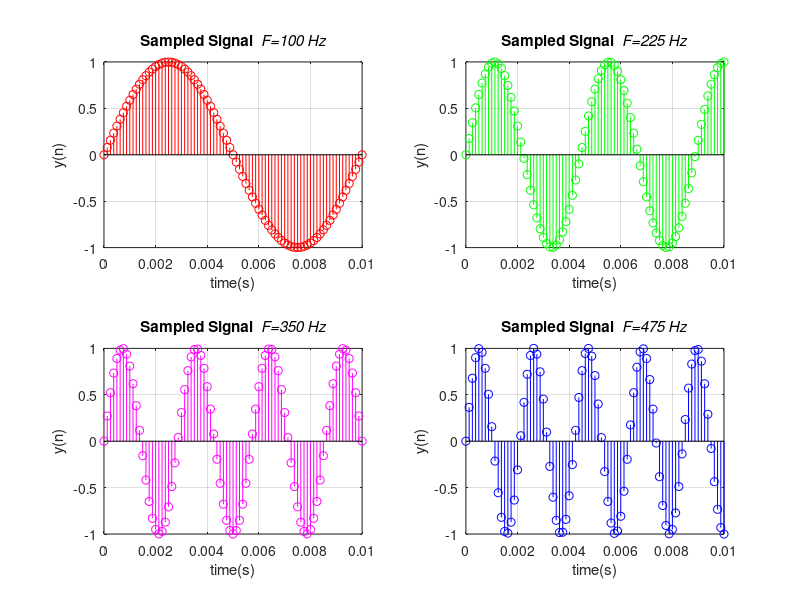

Recreate this plot in MATLAB.
%LAB 4-Muestreo
%IV.3
t=0:0.001:1;
fx=100;%frecuencia analogica
Fs=8e3; %frecuencia de muestreo 10*fx
Ts=(0:Fs)./Fs;
xn=sin(2*pi*fx*Ts);
subplot(2,2,1);
stem(Ts,xn,'r');grid on
xlim([0 0.01])
title('Sampled Signal \it F=100 Hz')
xlabel('time(s)')
ylabel('y(n)')

fx=225;%frecuencia analogica
Fs=8e3; %frecuencia de muestreo 10*fx
Ts=(0:Fs)./Fs;
xn=sin(2*pi*fx*Ts);
subplot(2,2,2);
stem(Ts,xn,'g');grid on
xlim([0 0.01])
title('Sampled Signal \it F=225 Hz')
xlabel('time(s)')
ylabel('y(n)')

fx=350;%frecuencia analogica
Fs=8e3; %frecuencia de muestreo 10*fx
Ts=(0:Fs)./Fs;
xn=sin(2*pi*fx*Ts);
subplot(2,2,3);
stem(Ts,xn,'m');grid on
xlim([0 0.01])
title('Sampled Signal \it F=350 Hz')
xlabel('time(s)')
ylabel('y(n)')

fx=475;%frecuencia analogica
Fs=8e3; %frecuencia de muestreo 10*fx
Ts=(0:Fs)./Fs;
xn=sin(2*pi*fx*Ts);
subplot(2,2,4);
stem(Ts,xn,'b');grid on
xlim([0 0.01])
title('Sampled Signal \it F=475 Hz')
xlabel('time(s)')
ylabel('y(n)')